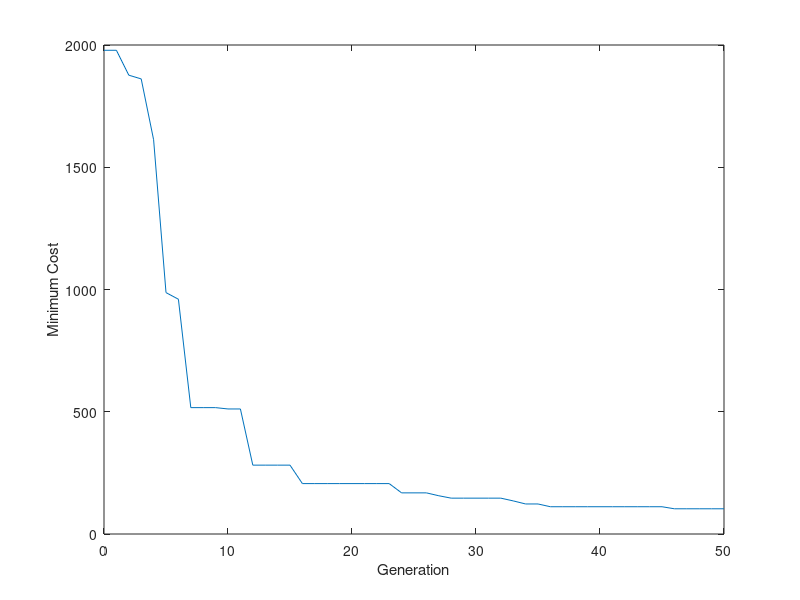

The MATLAB source for this figure:
function BBO
% Biogeography-based optimization (BBO) to minimize a continuous function
% This program was tested with MATLAB R2012b

GenerationLimit = 50; % generation count limit 
PopulationSize = 50; % population size
ProblemDimension = 20; % number of variables in each solution (i.e., problem dimension)
MutationProbability = 0.04; % mutation probability per solution per independent variable
NumberOfElites = 2; % how many of the best solutions to keep from one generation to the next
MinDomain = -2.048; % lower bound of each element of the function domain
MaxDomain = +2.048; % upper bound of each element of the function domain

% Initialize the population
rng(round(sum(100*clock))); % initialize the random number generator
x = zeros(PopulationSize, ProblemDimension); % allocate memory for the population
for index = 1 : PopulationSize % randomly initialize the population
    x(index, :) = MinDomain + (MaxDomain - MinDomain) * rand(1, ProblemDimension);
end
Cost = RosenbrockCost(x); % compute the cost of each individual  
[x, Cost] = PopulationSort(x, Cost); % sort the population from best to worst
MinimumCost = zeros(GenerationLimit, 1); % allocate memory
MinimumCost(1) = Cost(1); % save the best cost at each generation in the MinimumCost array
disp(['Generation 0 min cost = ', num2str(MinimumCost(1))]);
z = zeros(PopulationSize, ProblemDimension); % allocate memory for the temporary population

% Compute migration rates, assuming the population is sorted from most fit to least fit
mu = (PopulationSize + 1 - (1:PopulationSize)) / (PopulationSize + 1); % emigration rate
lambda = 1 - mu; % immigration rate

for Generation = 1 : GenerationLimit
    % Save the best solutions and costs in the elite arrays
    EliteSolutions = x(1 : NumberOfElites, :);
    EliteCosts = Cost(1 : NumberOfElites);

    % Use migration rates to decide how much information to share between solutions
    for k = 1 : PopulationSize
        % Probabilistic migration to the k-th solution
        for j = 1 : ProblemDimension

            if rand < lambda(k) % Should we immigrate?
                % Yes - Pick a solution from which to emigrate (roulette wheel selection)
                RandomNum = rand * sum(mu);
                Select = mu(1);
                SelectIndex = 1;
                while (RandomNum > Select) && (SelectIndex < PopulationSize)
                    SelectIndex = SelectIndex + 1;
                    Select = Select + mu(SelectIndex);
                end
                z(k, j) = x(SelectIndex, j); % this is the migration step
            else
                z(k, j) = x(k, j); % no migration for this independent variable
            end

        end
    end

    % Mutation
    for k = 1 : PopulationSize
        for ParameterIndex = 1 : ProblemDimension
            if rand < MutationProbability
                z(k, ParameterIndex) = MinDomain + (MaxDomain - MinDomain) * rand;
            end
        end
    end

    x = z; % replace the solutions with their new migrated and mutated versions
    Cost = RosenbrockCost(x); % calculate cost
    [x, Cost] = PopulationSort(x, Cost); % sort the population and costs from best to worst

    for k = 1 : NumberOfElites % replace the worst individuals with the previous generation's elites
        x(PopulationSize-k+1, :) = EliteSolutions(k, :);
        Cost(PopulationSize-k+1) = EliteCosts(k);
    end

    [x, Cost] = PopulationSort(x, Cost); % sort the population and costs from best to worst
    MinimumCost(Generation+1) = Cost(1);
    disp(['Generation ', num2str(Generation), ' min cost = ', num2str(MinimumCost(Generation+1))])
end

% Wrap it up by displaying the best solution and by plotting the results
disp(['Best solution found = ', num2str(x(1, :))])
close all
plot(0:GenerationLimit, MinimumCost);
xlabel('Generation')
ylabel('Minimum Cost')
return

%%%%%%%%%%%%%%%%%%%%%%%%%%%%%%%%%%%%%%%%%%%%%%%%%%%%
function [x, Cost] = PopulationSort(x, Cost)
% Sort the population and costs from best to worst
[Cost, indices] = sort(Cost, 'ascend');
x = x(indices, :);
return

%%%%%%%%%%%%%%%%%%%%%%%%%%%%%%%%%%%%%%%%%%%%%%%%%%%%
function [Cost] = RosenbrockCost(x)
% Compute the Rosenbrock function value of each element in x
NumberOfDimensions = size(x, 2);
Cost = zeros(size(x, 1), 1); % allocate memory for the Cost array
for PopulationIndex = 1 : length(x)
    Cost(PopulationIndex) = 0;
    for i = 1 : NumberOfDimensions-1
        Temp1 = x(PopulationIndex, i);
        Temp2 = x(PopulationIndex, i+1);
        Cost(PopulationIndex) = Cost(PopulationIndex) + 100 * (Temp2 - Temp1^2)^2 + (Temp1 - 1)^2;
    end
end
return